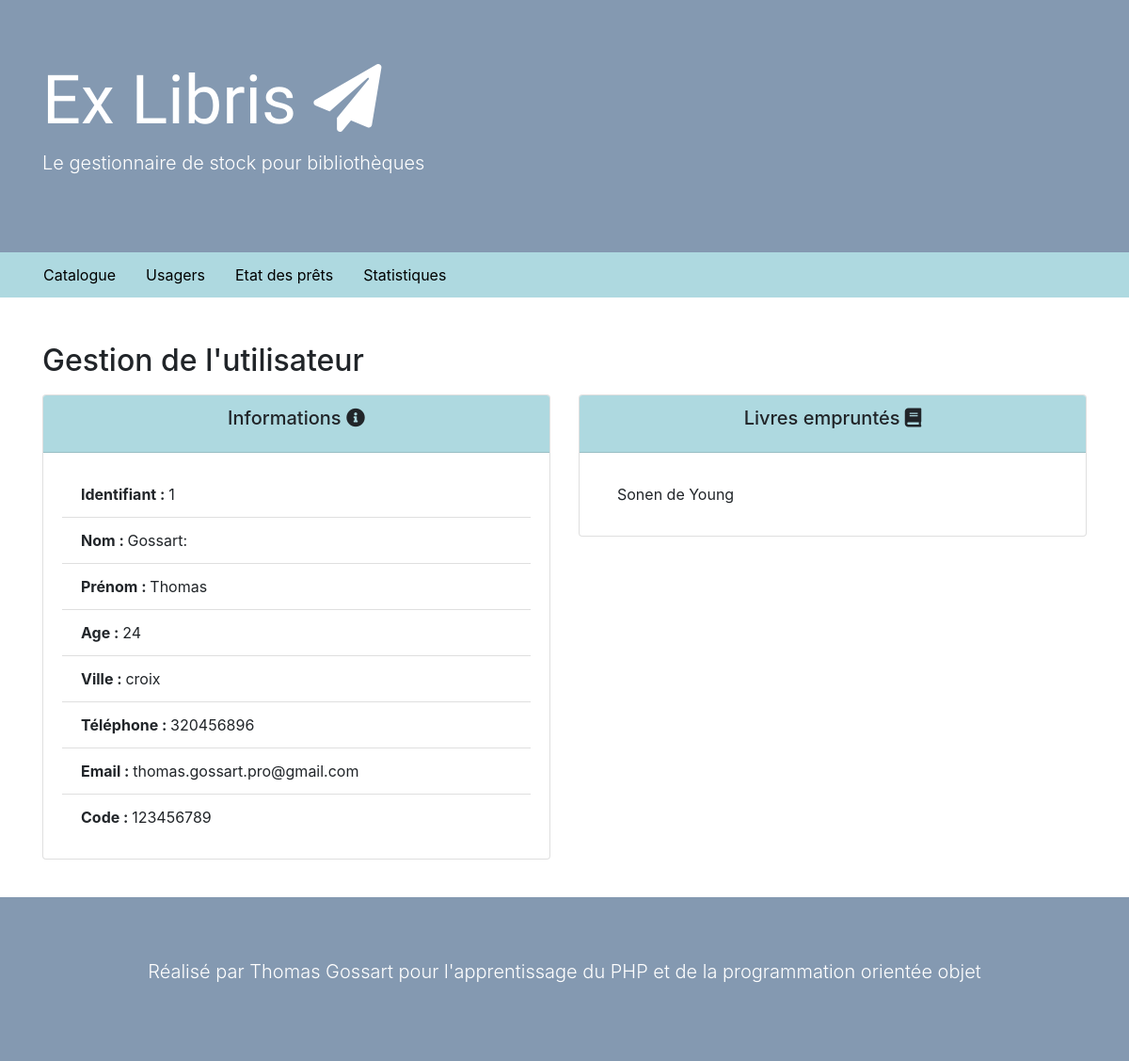
Screenshot of /controllers/user.php?user=1 with the database file from the repository.
### tables this page shows
CREATE TABLE `user` (
  `u_id` int(11) NOT NULL,
  `firstName` varchar(255) NOT NULL,
  `lastName` varchar(255) NOT NULL,
  `age` int(11) NOT NULL,
  `city` varchar(255) NOT NULL,
  `phone` int(11) NOT NULL,
  `mail` varchar(255) NOT NULL,
  `personnalCode` varchar(255) NOT NULL
);

CREATE TABLE `book` (
  `b_id` int(11) NOT NULL,
  `title` varchar(255) NOT NULL,
  `author` varchar(255) NOT NULL,
  `summary` text NOT NULL,
  `releaseDate` int(4) NOT NULL,
  `status` tinyint(4) NOT NULL,
  `user` int(11) DEFAULT NULL,
  `category` varchar(100) NOT NULL
);

### controllers/user.php (called while the page is built, shortened)
<?php
$utilisateurManager = new UserManager();
$user = false;
if(isset($_GET["user"]) && !empty($_GET["user"])) {
  $user = $utilisateurManager->getUserById($_GET["user"]);
}
else {
  $message = "Hum bizare, il semble que vous n'avez pas sélectionné d'utilisateur";
}
include "../views/userView.php";
 ?>

### model/Database.php (called while the page is built, shortened)
<?php
class Database
{
static public function BD() {
  $db = new PDO("mysql:host=" . self::HOST .";dbname=" . self::NAME , self::LOGIN, self::PASSWORD);
  return $db;
}
}
 ?>

### model/UserManager.php (called while the page is built, shortened)
<?php
class UserManager {
  private $_db;
  public function __construct() {
    $this->_db = Database::BD();
  }
  public function getUserById($id) {
    $query = $this->_db->prepare('SELECT
      b.title, b.author, b.releaseDate, b.category,
      u.u_id, u.firstName, u.lastName, u.age, u.city, u.phone, u.mail, u.personnalCode
      FROM user AS u LEFT JOIN book AS b ON b.user = u.personnalCode
      WHERE u.u_id = ?');
    $query->execute([$id]);
    $data = $query->fetchAll(PDO::FETCH_ASSOC);
    $user = new User($data[0]);
    if(isset($data[0]["title"])) {
      foreach ($data as $key => $book) {
        $book = new Book($book);
        $book->setUser($user);
        $user->addBook($book);
      }
    }
    return $user;
  }
}
 ?>

### services/Hydrator.php (called while the page is built, shortened)
<?php
trait Hydrator {
  public function hydrate($data = false) {
    if($data && is_array($data)) {
      foreach ($data as $key => $value) {
        $method = "set" . ucfirst($key);
      }
    }
  }
}
 ?>

### entity/User.php (called while the page is built, shortened)
<?php
class User {
  protected $u_id;
  protected $firstName;
  protected $lastName;
  protected $age;
  protected $city;
  protected $phone;
  protected $mail;
  protected $personnalCode;
  protected $books = [];
  public function setU_id($id) {
    $this->u_id = $id;
  }
  public function getU_id() {
    return $this->u_id;
  }
  public function setFirstName($firstName) {
    $this->firstName = $firstName;
  }
  public function getFirstName() {
    return $this->firstName;
  }
  public function setLastName($lastName) {
    $this->lastName = $lastName;
  }
  public function getLastName() {
    return $this->lastName;
  }
  public function setAge($age) {
    $this->age = $age;
  }
  public function getAge() {
    return $this->age;
  }
  public function setCity($city) {
    $this->city = $city;
  }
  public function getCity() {
    return $this->city;
  }
  public function setPhone($phone) {
    $this->phone = $phone;
  }
  public function getPhone() {
    return $this->phone;
  }
  public function setMail($mail) {
    $this->mail = $mail;
  }
  public function getMail() {
    return $this->mail;
  }
  public function setPersonnalCode($personnalCode) {
    $this->personnalCode = $personnalCode;
  }
  public function getPersonnalCode() {
    return $this->personnalCode;
  }
  public function getBooks() {
    return $this->books;
  }
  public function addBook(Book $book) {
    if($book->getTitle()){
      array_push($this->books, $book);
    }
  }
}
?>

### entity/Book.php (called while the page is built, shortened)
<?php
class Book {
  protected $title;
  protected $author;
  public function setTitle(string $title) {
    $this->title = $title;
  }
  public function getTitle() {
    return $this->title;
  }
  public function setAuthor($author) {
    $this->author = $author;
  }
  public function getAuthor() {
    return $this->author;
  }
}
 ?>

### views/userView.php (the view)
<?php
  include("template/header.php")
 ?>
<h2 class="mb-3">Gestion de l'utilisateur</h2>
<?php
if($user) {
  ?>
  <div class="row">
      <div class="col-6">
        <div class="card mb-3">
          <div class="card-header bgBlue text-center">
            <h5 class="card-title">Informations <i class="fas fa-info-circle"></i></h5>
          </div>
          <div class="card-body">
            <ul class="list-group list-group-flush">
              <li class='list-group-item'><span class="font-weight-bold">Identifiant : </span><?php echo $user->getU_id(); ?></li>
              <li class='list-group-item'><span class="font-weight-bold">Nom : </span><?php echo $user->getLastName(); ?>:</li>
              <li class='list-group-item'><span class="font-weight-bold">Prénom : </span><?php echo $user->getFirstName(); ?></li>
              <li class='list-group-item'><span class="font-weight-bold">Age : </span><?php echo $user->getAge(); ?></li>
              <li class='list-group-item'><span class="font-weight-bold">Ville : </span><?php echo $user->getCity(); ?></li>
              <li class='list-group-item'><span class="font-weight-bold">Téléphone : </span><?php echo $user->getPhone(); ?></li>
              <li class='list-group-item'><span class="font-weight-bold">Email : </span><?php echo $user->getMail(); ?></li>
              <li class='list-group-item'><span class="font-weight-bold">Code : </span><?php echo $user->getPersonnalCode(); ?></li>
            </ul>
          </div>
        </div>
      </div>
      <div class="col-6">
        <div class="card mb-3">
          <div class="card-header bgBlue text-center">
            <h5 class="card-title">Livres empruntés <i class="fas fa-book"></i></h5>
          </div>
          <div class="card-body">
            <ul class="list-group list-group-flush">
              <?php
                foreach ($user->getBooks() as $key => $book) {
              ?>
                  <li class='list-group-item'><?php echo $book->getTitle() . " de " . $book->getAuthor(); ?></li>
              <?php
                }
               ?>
            </ul>
          </div>
        </div>
      </div>
  </div>
<?php
}
else{
  echo $message;
}
?>
<?php
  include("template/footer.php")
 ?>

### assets/css/main.css (style rules this page uses)
html { color: #222; font-size: 1em; line-height: 1.4; }
.bgBlue { background-color: #aed9e0; }

### rows the page displays
user: u_id "1", lastName "Gossart", firstName "Thomas", age "24", city "croix", phone "320456896", mail "thomas.gossart.pro@gmail.com", personnalCode "123456789", book.title "Sonen", book.author "Young"
